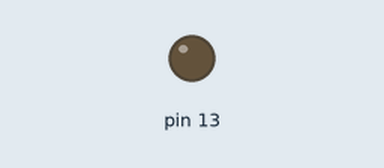
A sketch run on a simulated Arduino Uno, built with avr-gcc and run on an emulated ATmega328P. Parts: output pins drawn as LEDs (lit = HIGH).

Above: at 0.8 s.
At 5.8 s:
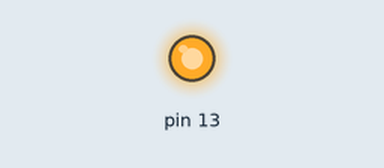
Timing chart, 0 to 7.0 s (numbered marks = the images above):
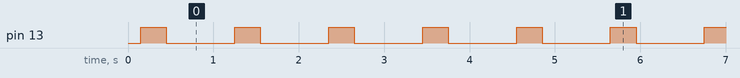

The sketch:

ex6-2.ino
```cpp
#include "LedPisca.h"

// Instancia o objeto no pino 13
LedPisca led(13);

void setup() {
  Serial.begin(115200);

  // Configuração do Timer1 (Modo CTC)
  noInterrupts();           // Desabilita interrupções durante config
  TCCR1A = 0;
  TCCR1B = 0;
  TCNT1  = 0;

  // OCR1A = (Fosc / (N * Fint)) - 1
  // OCR1A = (16.000.000 / (64 * 1000)) - 1 = 249
  OCR1A = 249;

  // Liga modo CTC e Prescaler de 64
  TCCR1B |= (1 << WGM12);
  TCCR1B |= (1 << CS11) | (1 << CS10);

  // Habilita interrupção por comparação A
  TIMSK1 |= (1 << OCIE1A);
  interrupts();             // Reabilita interrupções
}

void loop() {
  led.tick(); // Executa a máquina de estados
}

// Vetor de Interrupção do Timer1
ISR(TIMER1_COMPA_vect) {
  led.timer(); // Incrementa os contadores internos da classe a cada 1ms
}
```

LedPisca.cpp
```cpp
#include "LedPisca.h"

LedPisca::LedPisca(int pino) {
  _pino = pino;
  pinMode(_pino, OUTPUT);
  Estado_led = 1;
  tPwm = 0;
  timer_led = 0;
}

void LedPisca::tick() {
  switch (Estado_led) {
    case 1: //brilho aumenta e diminui
      if (tPwm < 300) {
        // 0 a 300ms aumenta (0 a 255)
        analogWrite(_pino, map(tPwm, 0, 300, 0, 255));
      }
      else if (tPwm < 600) {
        // 301 a 600ms diminui 255 a 0
        analogWrite(_pino, map(tPwm, 300, 600, 255, 0));
      }

      //contador tPwm  incrementado por timer() a cada 1ms
      if (tPwm >= 600) {
        analogWrite(_pino, 0); //apaga led
        tPwm = 0;
        timer_led = 500;       //pausa
        Estado_led = 2;        //proximo estado
      }
      break;

    case 2: //apagado
      if (timer_led == 0) {
        Estado_led = 1;        //reinicia (volta estado1)
      }
      break;
  }
}

void LedPisca::timer() {
  // Esta função deve ser chamada dentro da ISR a cada 1ms
  if (Estado_led == 1) {
    tPwm++;
  }
  if (timer_led > 0) {
    timer_led--;
  }
}
```

LedPisca.h
```cpp
#ifndef LEDPISCA_H
#define LEDPISCA_H
#include <Arduino.h>

class LedPisca{
  private:
    int _pino;
    int Estado_led;
    int tPwm;
    volatile int timer_led;
  public:
    LedPisca(int pino);
    void tick(void);
    void timer(void);
};

#endif
```

Measured:
- by itself, pin 13: repeats every 3.0 s: HIGH 0.30 s, LOW 0.55 s, HIGH 0.30 s, LOW 0.80 s, HIGH 0.30 s, LOW 0.80 s
